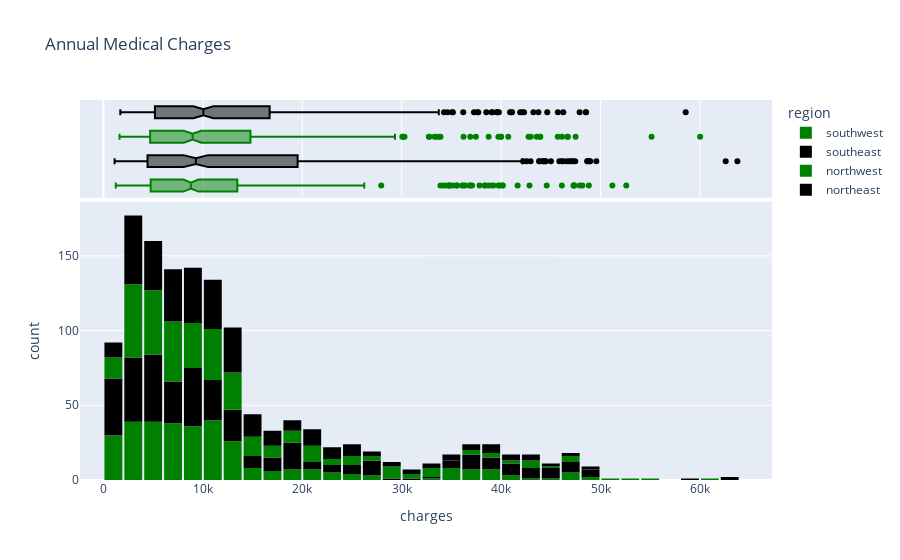

Notebook code for this chart:
### Code cell
fig = px.histogram(medical_df, 
                   x='charges', 
                   marginal='box', 
                   color='region', 
                   color_discrete_sequence=['green', 'black'], 
                   title='Annual Medical Charges')
fig.update_layout(bargap=0.1)
fig.show()

### Figure 1 — Plotly figure (JSON) as saved in the notebook; plotly's stock layout.template omitted (floating-point values rounded to 4 significant figures; data arrays with more than 128 entries replaced by an {"elided": "..."} marker saying what was removed)
{"data": [{"alignmentgroup": "True", "bingroup": "x", "hovertemplate": "region=southwest<br>charges=%{x}<br>count=%{y}<extra></extra>", "legendgroup": "southwest", "marker": {"color": "green", "pattern": {"shape": ""}}, "name": "southwest", "offsetgroup": "southwest", "orientation": "v", "showlegend": true, "type": "histogram", "x": {"elided": "325 float values"}, "xaxis": "x", "yaxis": "y"}, {"alignmentgroup": "True", "hovertemplate": "region=southwest<br>charges=%{x}<extra></extra>", "legendgroup": "southwest", "marker": {"color": "green"}, "name": "southwest", "notched": true, "offsetgroup": "southwest", "showlegend": false, "type": "box", "x": {"elided": "325 float values"}, "xaxis": "x2", "yaxis": "y2"}, {"alignmentgroup": "True", "bingroup": "x", "hovertemplate": "region=southeast<br>charges=%{x}<br>count=%{y}<extra></extra>", "legendgroup": "southeast", "marker": {"color": "black", "pattern": {"shape": ""}}, "name": "southeast", "offsetgroup": "southeast", "orientation": "v", "showlegend": true, "type": "histogram", "x": {"elided": "364 float values"}, "xaxis": "x", "yaxis": "y"}, {"alignmentgroup": "True", "hovertemplate": "region=southeast<br>charges=%{x}<extra></extra>", "legendgroup": "southeast", "marker": {"color": "black"}, "name": "southeast", "notched": true, "offsetgroup": "southeast", "showlegend": false, "type": "box", "x": {"elided": "364 float values"}, "xaxis": "x2", "yaxis": "y2"}, {"alignmentgroup": "True", "bingroup": "x", "hovertemplate": "region=northwest<br>charges=%{x}<br>count=%{y}<extra></extra>", "legendgroup": "northwest", "marker": {"color": "green", "pattern": {"shape": ""}}, "name": "northwest", "offsetgroup": "northwest", "orientation": "v", "showlegend": true, "type": "histogram", "x": {"elided": "325 float values"}, "xaxis": "x", "yaxis": "y"}, {"alignmentgroup": "True", "hovertemplate": "region=northwest<br>charges=%{x}<extra></extra>", "legendgroup": "northwest", "marker": {"color": "green"}, "name": "northwest", "notched": true, "offsetgroup": "northwest", "showlegend": false, "type": "box", "x": {"elided": "325 float values"}, "xaxis": "x2", "yaxis": "y2"}, {"alignmentgroup": "True", "bingroup": "x", "hovertemplate": "region=northeast<br>charges=%{x}<br>count=%{y}<extra></extra>", "legendgroup": "northeast", "marker": {"color": "black", "pattern": {"shape": ""}}, "name": "northeast", "offsetgroup": "northeast", "orientation": "v", "showlegend": true, "type": "histogram", "x": {"elided": "324 float values"}, "xaxis": "x", "yaxis": "y"}, {"alignmentgroup": "True", "hovertemplate": "region=northeast<br>charges=%{x}<extra></extra>", "legendgroup": "northeast", "marker": {"color": "black"}, "name": "northeast", "notched": true, "offsetgroup": "northeast", "showlegend": false, "type": "box", "x": {"elided": "324 float values"}, "xaxis": "x2", "yaxis": "y2"}], "layout": {"bargap": 0.1, "barmode": "relative", "legend": {"title": {"text": "region"}, "tracegroupgap": 0}, "title": {"text": "Annual Medical Charges"}, "xaxis": {"anchor": "y", "domain": [0, 1], "title": {"text": "charges"}}, "xaxis2": {"anchor": "y2", "domain": [0, 1], "matches": "x", "showgrid": true, "showticklabels": false}, "yaxis": {"anchor": "x", "domain": [0, 0.7326], "title": {"text": "count"}}, "yaxis2": {"anchor": "x2", "domain": [0.7426, 1], "matches": "y2", "showgrid": false, "showline": false, "showticklabels": false, "ticks": ""}}}
